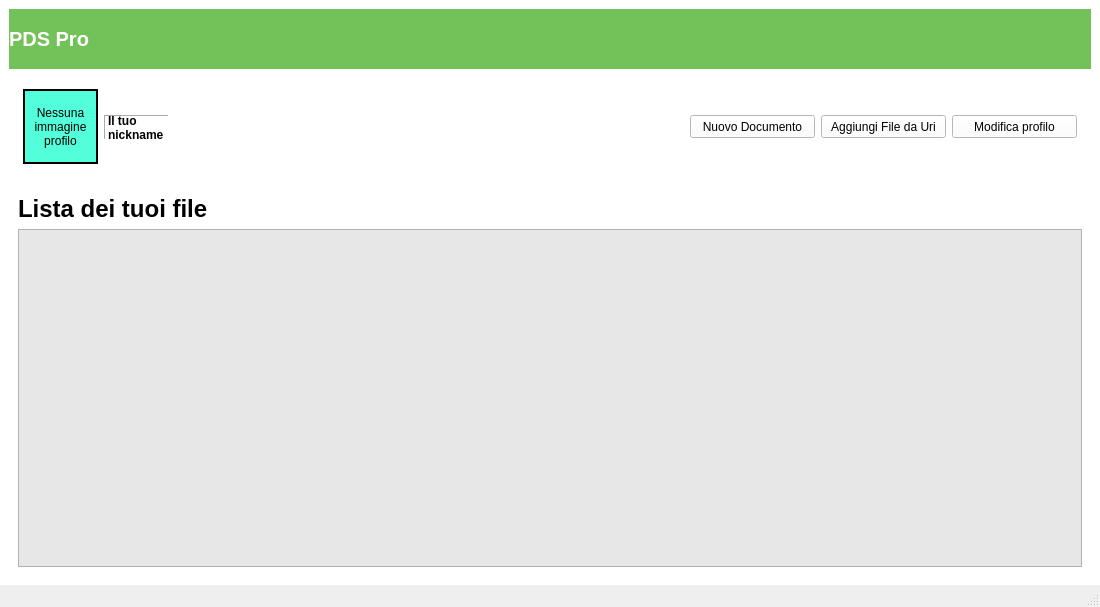
<?xml version="1.0" encoding="UTF-8"?>
<ui version="4.0">
 <class>FilesSelection</class>
 <widget class="QMainWindow" name="FilesSelection">
  <property name="geometry">
   <rect>
    <x>0</x>
    <y>0</y>
    <width>1100</width>
    <height>607</height>
   </rect>
  </property>
  <property name="windowTitle">
   <string>MainWindow</string>
  </property>
  <widget class="QWidget" name="centralwidget">
   <property name="styleSheet">
    <string notr="true">QWidget{
background: white;
}</string>
   </property>
   <layout class="QVBoxLayout" name="verticalLayout">
    <item>
     <layout class="QVBoxLayout" name="verticalLayout_2">
      <item>
       <widget class="QWidget" name="toolbarWidget" native="true">
        <property name="minimumSize">
         <size>
          <width>0</width>
          <height>60</height>
         </size>
        </property>
        <property name="maximumSize">
         <size>
          <width>16777215</width>
          <height>60</height>
         </size>
        </property>
        <property name="styleSheet">
         <string notr="true">QWidget{
background:#73c259;
}</string>
        </property>
        <widget class="QLabel" name="labelWidget">
         <property name="geometry">
          <rect>
           <x>0</x>
           <y>0</y>
           <width>91</width>
           <height>60</height>
          </rect>
         </property>
         <property name="minimumSize">
          <size>
           <width>0</width>
           <height>60</height>
          </size>
         </property>
         <property name="maximumSize">
          <size>
           <width>16777215</width>
           <height>60</height>
          </size>
         </property>
         <property name="styleSheet">
          <string notr="true">*{
font-familiy: Roboto;
font-size: 20px;
font:bold;
color: white;
}</string>
         </property>
         <property name="text">
          <string>PDS Pro</string>
         </property>
         <property name="margin">
          <number>5</number>
         </property>
        </widget>
       </widget>
      </item>
      <item>
       <widget class="QWidget" name="mainWidget" native="true">
        <property name="styleSheet">
         <string notr="true"/>
        </property>
        <layout class="QVBoxLayout" name="verticalLayout_4">
         <item>
          <layout class="QGridLayout" name="gridLayout_2" columnstretch="0,0,0,0,0,0,0,0">
           <property name="sizeConstraint">
            <enum>QLayout::SetDefaultConstraint</enum>
           </property>
           <property name="leftMargin">
            <number>5</number>
           </property>
           <property name="topMargin">
            <number>5</number>
           </property>
           <property name="rightMargin">
            <number>5</number>
           </property>
           <property name="bottomMargin">
            <number>5</number>
           </property>
           <item row="0" column="0">
            <widget class="QLabel" name="profileImageLabel">
             <property name="enabled">
              <bool>true</bool>
             </property>
             <property name="sizePolicy">
              <sizepolicy hsizetype="Fixed" vsizetype="Fixed">
               <horstretch>0</horstretch>
               <verstretch>0</verstretch>
              </sizepolicy>
             </property>
             <property name="minimumSize">
              <size>
               <width>75</width>
               <height>75</height>
              </size>
             </property>
             <property name="maximumSize">
              <size>
               <width>75</width>
               <height>75</height>
              </size>
             </property>
             <property name="styleSheet">
              <string notr="true">background-color: rgb(83, 255, 218);</string>
             </property>
             <property name="frameShape">
              <enum>QFrame::WinPanel</enum>
             </property>
             <property name="frameShadow">
              <enum>QFrame::Plain</enum>
             </property>
             <property name="lineWidth">
              <number>1</number>
             </property>
             <property name="text">
              <string>Nessuna immagine profilo</string>
             </property>
             <property name="scaledContents">
              <bool>true</bool>
             </property>
             <property name="alignment">
              <set>Qt::AlignCenter</set>
             </property>
             <property name="wordWrap">
              <bool>true</bool>
             </property>
            </widget>
           </item>
           <item row="0" column="5">
            <widget class="QPushButton" name="newDocumentButton">
             <property name="sizePolicy">
              <sizepolicy hsizetype="Fixed" vsizetype="Fixed">
               <horstretch>0</horstretch>
               <verstretch>0</verstretch>
              </sizepolicy>
             </property>
             <property name="minimumSize">
              <size>
               <width>125</width>
               <height>23</height>
              </size>
             </property>
             <property name="maximumSize">
              <size>
               <width>125</width>
               <height>23</height>
              </size>
             </property>
             <property name="styleSheet">
              <string notr="true"/>
             </property>
             <property name="text">
              <string>Nuovo Documento</string>
             </property>
            </widget>
           </item>
           <item row="0" column="1" colspan="2">
            <widget class="QLabel" name="nicknameLabel">
             <property name="sizePolicy">
              <sizepolicy hsizetype="MinimumExpanding" vsizetype="Fixed">
               <horstretch>0</horstretch>
               <verstretch>0</verstretch>
              </sizepolicy>
             </property>
             <property name="minimumSize">
              <size>
               <width>0</width>
               <height>25</height>
              </size>
             </property>
             <property name="maximumSize">
              <size>
               <width>200</width>
               <height>23</height>
              </size>
             </property>
             <property name="baseSize">
              <size>
               <width>0</width>
               <height>4</height>
              </size>
             </property>
             <property name="styleSheet">
              <string notr="true">*{

font-familiy: Roboto;
font-size: 12px;
font:bold;
}</string>
             </property>
             <property name="frameShape">
              <enum>QFrame::Panel</enum>
             </property>
             <property name="frameShadow">
              <enum>QFrame::Sunken</enum>
             </property>
             <property name="text">
              <string>Il tuo nickname</string>
             </property>
             <property name="alignment">
              <set>Qt::AlignLeading|Qt::AlignLeft|Qt::AlignVCenter</set>
             </property>
             <property name="wordWrap">
              <bool>true</bool>
             </property>
            </widget>
           </item>
           <item row="0" column="6">
            <widget class="QPushButton" name="newFileFromLink">
             <property name="sizePolicy">
              <sizepolicy hsizetype="Fixed" vsizetype="Fixed">
               <horstretch>0</horstretch>
               <verstretch>0</verstretch>
              </sizepolicy>
             </property>
             <property name="minimumSize">
              <size>
               <width>125</width>
               <height>23</height>
              </size>
             </property>
             <property name="maximumSize">
              <size>
               <width>125</width>
               <height>23</height>
              </size>
             </property>
             <property name="styleSheet">
              <string notr="true"/>
             </property>
             <property name="text">
              <string>Aggiungi File da Uri</string>
             </property>
            </widget>
           </item>
           <item row="0" column="7">
            <widget class="QPushButton" name="changeProfileButton">
             <property name="sizePolicy">
              <sizepolicy hsizetype="Fixed" vsizetype="Fixed">
               <horstretch>0</horstretch>
               <verstretch>0</verstretch>
              </sizepolicy>
             </property>
             <property name="minimumSize">
              <size>
               <width>125</width>
               <height>23</height>
              </size>
             </property>
             <property name="maximumSize">
              <size>
               <width>125</width>
               <height>23</height>
              </size>
             </property>
             <property name="styleSheet">
              <string notr="true"/>
             </property>
             <property name="text">
              <string>Modifica profilo</string>
             </property>
            </widget>
           </item>
           <item row="0" column="3">
            <spacer name="horizontalSpacer">
             <property name="orientation">
              <enum>Qt::Horizontal</enum>
             </property>
             <property name="sizeType">
              <enum>QSizePolicy::Expanding</enum>
             </property>
             <property name="sizeHint" stdset="0">
              <size>
               <width>500</width>
               <height>20</height>
              </size>
             </property>
            </spacer>
           </item>
          </layout>
         </item>
         <item>
          <layout class="QVBoxLayout" name="verticalLayout_3">
           <item>
            <layout class="QGridLayout" name="gridLayout" rowminimumheight="0" columnminimumwidth="0">
             <property name="sizeConstraint">
              <enum>QLayout::SetNoConstraint</enum>
             </property>
             <property name="verticalSpacing">
              <number>6</number>
             </property>
            </layout>
           </item>
           <item>
            <spacer name="verticalSpacer_2">
             <property name="orientation">
              <enum>Qt::Vertical</enum>
             </property>
             <property name="sizeType">
              <enum>QSizePolicy::Fixed</enum>
             </property>
             <property name="sizeHint" stdset="0">
              <size>
               <width>20</width>
               <height>20</height>
              </size>
             </property>
            </spacer>
           </item>
           <item>
            <widget class="QLabel" name="fileListLabel">
             <property name="styleSheet">
              <string notr="true">*{
font-familiy: Roboto;
font-size: 24px;
font:bold;
}</string>
             </property>
             <property name="text">
              <string>Lista dei tuoi file</string>
             </property>
            </widget>
           </item>
           <item>
            <widget class="QListWidget" name="fileListWidget">
             <property name="styleSheet">
              <string notr="true">background-color: rgb(231, 231, 231);</string>
             </property>
             <property name="editTriggers">
              <set>QAbstractItemView::DoubleClicked|QAbstractItemView::EditKeyPressed</set>
             </property>
             <property name="currentRow">
              <number>-1</number>
             </property>
            </widget>
           </item>
          </layout>
         </item>
        </layout>
       </widget>
      </item>
     </layout>
    </item>
   </layout>
  </widget>
  <widget class="QStatusBar" name="statusbar"/>
 </widget>
 <resources/>
 <connections/>
</ui>
